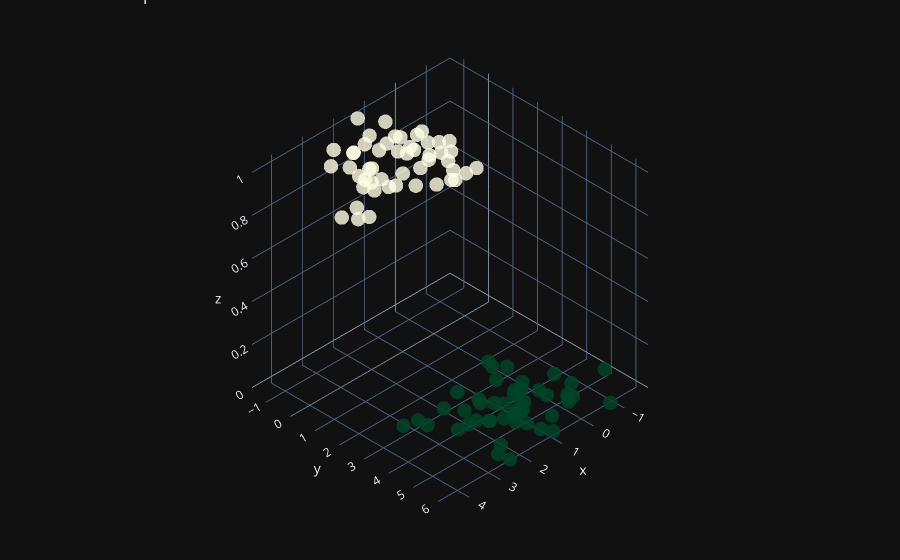

The notebook cell this image was saved under:
### Markdown cell above
### FIGURE 3D

### Code cell
fig = go.Figure(data=[go.Scatter3d(
    x=X[:, 0].flatten(),
    y=X[:, 1].flatten(),
    z=y.flatten(),
    mode='markers',
    marker=dict(
        size=5,
        color=y.flatten(),
        colorscale='YlGn',
        opacity=0.8,
        reversescale=True
    )
)])

fig.update_layout(template='plotly_dark', title='Données de plantes', margin=dict(l=0, r=0, b=0, t=0))
fig.layout.scene.camera.projection.type = 'orthographic'
fig.show()
